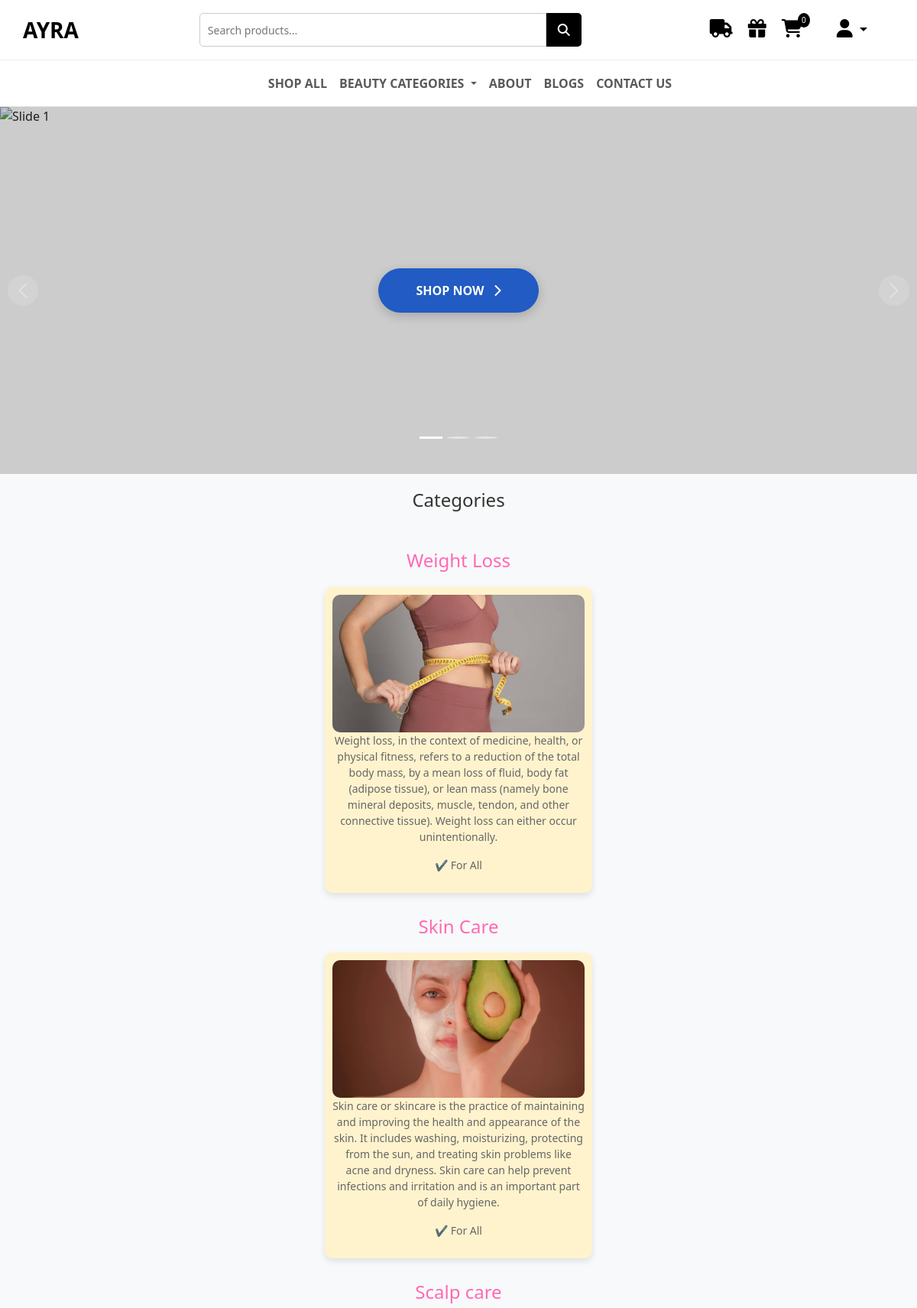
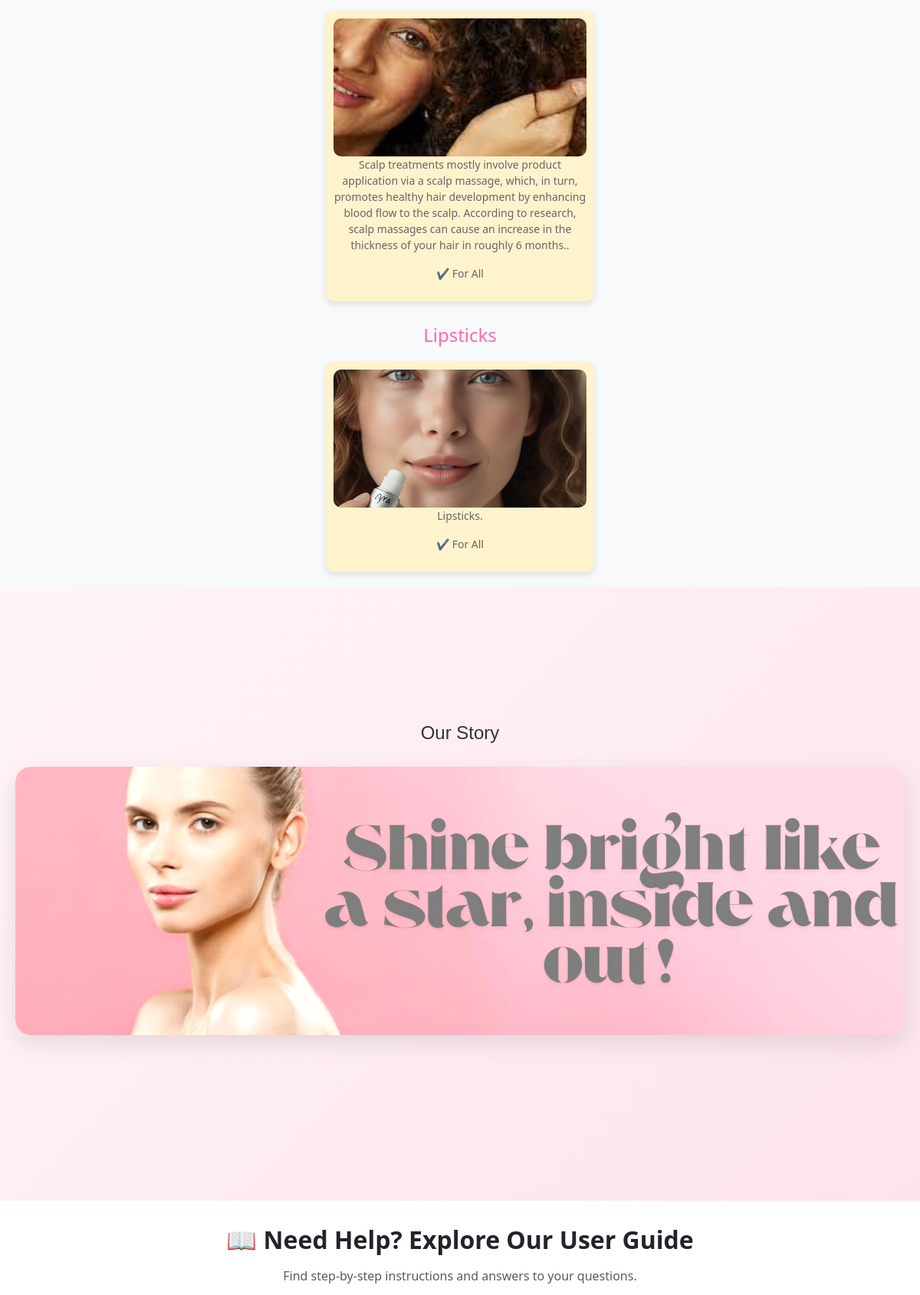
The page / (upper part) on the database its author committed (2 pictures, top to bottom).
### AYRA/models.py (models this page shows)
class Category(models.Model):
    name = models.CharField(max_length=50, unique=True)
    image = models.ImageField(upload_to='categories/', default='categories/default.jpg')
    description = models.TextField(default='')
    def __str__(self):
        return self.name

### AYRA/views.py (the view)
# urls.py: path('', views.home, name='home'),
def home(request):
    sunscreens = Product.objects.filter(category=1)[:10]
    print(sunscreens)
    moisturizers = Product.objects.filter(category=2)[:10]
    serums = Product.objects.filter(category=3)[:10]
    facewash = Product.objects.filter(category=3)[:10]
    categories = Category.objects.all()
    print("Categories==>",categories)
    products = Product.objects.all()
    categories = Category.objects.all()
    products = Product.objects.select_related('category').all()
    grouped = defaultdict(list)
    for product in products:
        grouped[product.category].append(product)
    print(grouped.items())
    context = {
        'sunscreens': sunscreens,
        'moisturizers': moisturizers,
        'serums': serums,
        'facewash': facewash,
        'category': categories,
        'products': products,
        'grouped_products': grouped.items()
    }
    return render(request, 'home.html', context)

### AYRA/context_processors.py (called while the page is built)
def cart_count(request):
    if request.user.is_authenticated:
        count = Cart.objects.filter(user=request.user).count()
    else:
        count = 0
    return {'cart_count': count}

def categories_context(request):
    categories = Category.objects.all()
    print("Categories==>",categories)
    return {'nav_categories': categories}

### AYRA/models.py (called while the page is built)
    def __str__(self):
        return self.name

### templates/home.html (shortened to what this page needs)
{% extends 'base.html' %}
{% load static %}
{% block 'main' %}
<div class="container-fluid px-0">
  <div id="ayraCarousel" class="carousel slide" data-bs-ride="carousel">
    <div class="carousel-indicators">
      <button type="button" data-bs-target="#ayraCarousel" data-bs-slide-to="0" class="active"></button>
      <button type="button" data-bs-target="#ayraCarousel" data-bs-slide-to="1"></button>
      <button type="button" data-bs-target="#ayraCarousel" data-bs-slide-to="2"></button>
    </div>
    <div class="carousel-inner">
      <div class="carousel-item active">
        <div class="carousel-caption d-flex align-items-center justify-content-center">
          <div class="text-center">
            <a href="{% url 'scalpcare' %}" class="btn btn-primary btn-md px-5 py-3">SHOP NOW <i class="fas fa-chevron-right ms-2"></i></a>
          </div>
        </div>
      </div>
    </div>
    <button class="carousel-control-prev" type="button" data-bs-target="#ayraCarousel" data-bs-slide="prev">
      <span class="carousel-control-prev-icon" aria-hidden="true"></span>
    </button>
    <button class="carousel-control-next" type="button" data-bs-target="#ayraCarousel" data-bs-slide="next">
      <span class="carousel-control-next-icon" aria-hidden="true"></span>
    </button>
  </div>
</div>
{% block content %}
<div class="new-arrivals-container">
    <h2>Categories </h2>
    <div class="category-cards">
        <div class="category-products">
          {% for cat in category %}
            <h2 style="color: hotpink; margin-top: 30px;">{{ cat.name }}</h2>
            <div class="product-grid">
                <a href="{% url 'category_products' cat.id %}" class="category-card" style="background-color: #fff3cd; text-decoration: none; color: inherit;">
                  <div class="product-img">
                    <img src="{{ cat.image.url }}" alt="{{ cat.name }}">
                  </div>
                  <div class="category-info">
                    <p>{{cat.description}}.</p>
                    <p class="skin-type">✔ For All</p>
                  </div>
                </a>
            </div>
          {% endfor %}
        </div>
    </div>
</div>
{% endblock content %}
<div class="about-us-container">
    <h1 class="category-title">Our Story</h1>
    <div class="about-us-banner">
        <a href="{% url 'about' %}">
            <img src="{% static 'images/aboutus4.jpg' %}" alt="About Us" class="banner-image">
        </a>
    </div>
</div>
<section class="container py-2 text-center" style=" display: flex; justify-content: center; align-items: center; margin-bottom: 8vh;">
  <div class="p-4  " >
      <h2 class="mb-3 fw-bold text-dark">📖 Need Help? Explore Our User Guide</h2>
      <p class="mb-4 text-muted">Find step-by-step instructions and answers to your questions.</p>
  </div>
</section>
{% endblock 'main' %}

### static/css/style.css (style rules this page uses)
body { margin: 0; font-family: 'Helvetica Neue', sans-serif; }

### templates/home.html (style rules this page uses)
.slide { width: 100%; flex-shrink: 0; position: relative; }
.product-grid { display: flex; flex-wrap: wrap; justify-content: center; gap: 20px; }
.product-img img { width: 100%; }
.new-arrivals-container { padding: 20px; text-align: center; background-color: #f8f9fa; }
.new-arrivals-container h2 { font-size: 24px; margin-bottom: 20px; color: #333; }
.category-cards { display: flex; justify-content: center; flex-wrap: wrap; gap: 20px; }
.category-card { border-radius: 10px; box-shadow: 0 4px 8px rgba(0,0,0,0.1); flex: 1 1 300px; max-width: 350px; padding: 10px; text-align: center; display: block; transition: transform 0.2s; }
.category-card img { width: 100%; height: 180px; object-fit: cover; border-radius: 10px; }
.category-info p { font-size: 14px; color: #666; }
.skin-type { color: #28a745; font-size: 12px; }
#ayraCarousel { position: relative; }
.carousel-caption { position: absolute; right: 0; bottom: 0; left: 0; top: 0; background: rgba(0,0,0,0.2); display: flex !important; padding: 0; }
.carousel-caption .btn-primary { background-color: #215bc3; border-color: #215bc3; font-weight: 600; box-shadow: 0 4px 15px rgba(0,0,0,0.2); transition: all 0.3s ease; border-radius: 50px; }
.carousel-indicators { bottom: 20px; }
.carousel-indicators button { width: 12px; height: 12px; border-radius: 50%; margin: 0 6px; background-color: rgba(255,255,255,0.5); border: none; }
.carousel-indicators button.active { background-color: white; width: 30px; border-radius: 6px; }
.carousel-control-prev, .carousel-control-next { width: 5%; }
.carousel-control-prev-icon, .carousel-control-next-icon { width: 2.5rem; height: 2.5rem; background-color: rgba(255,255,255,0.3); border-radius: 50%; background-size: 60%; transition: all 0.3s ease; }
.about-us-container { padding: 20px; text-align: center; background: linear-gradient(135deg, #fff5f7 0%, #fce4ec 100%); min-height: 100vh; display: flex; flex-direction: column; justify-content: center; overflow: hidden; }
.category-title { font-size: 24px; margin-bottom: 30px; color: #333; font-family: 'Arial', sans-serif; }
.about-us-banner { position: relative; width: 100%; max-width: 1200px; margin: 0 auto 40px; border-radius: 20px; overflow: hidden; box-shadow: 0 10px 30px rgba(0, 0, 0, 0.1); }
.about-us-banner a { display: block; text-decoration: none; }
.banner-image { width: 100%; height: 350px; object-fit: cover; display: block; filter: brightness(1.1); border-radius: 20px; transition: transform 0.3s ease; }

### rows shown on the page
Category: name "Weight Loss", image (picture), description "Weight loss, in the context of medicine, health, or physical fitness, refers to a reduction of the total body mass, by a mean loss of fluid, body fat (adipose tissue), or lean mass (namely bone mineral deposits, muscle, tendon, and other connective tissue). Weight loss can either occur unintentionally"
Category: name "Skin Care", image (picture), description "Skin care or skincare is the practice of maintaining and improving the health and appearance of the skin. It includes washing, moisturizing, protecting from the sun, and treating skin problems like acne and dryness. Skin care can help prevent infections and irritation and is an important part of daily hygiene"
Category: name "Scalp care", image (picture), description "Scalp treatments mostly involve product application via a scalp massage, which, in turn, promotes healthy hair development by enhancing blood flow to the scalp. According to research, scalp massages can cause an increase in the thickness of your hair in roughly 6 months."
Category: name "Lipsticks", image (picture), description "Lipsticks"

### other values the page prints
{{ cart_count }} "0"
